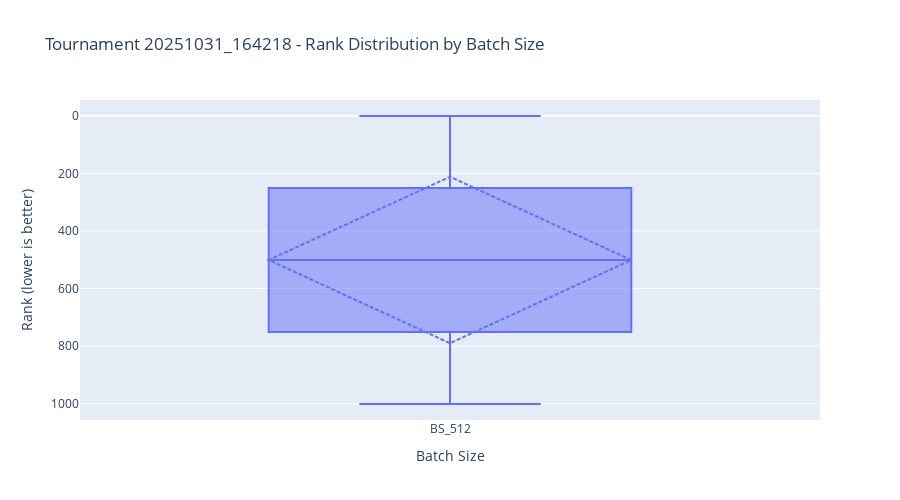
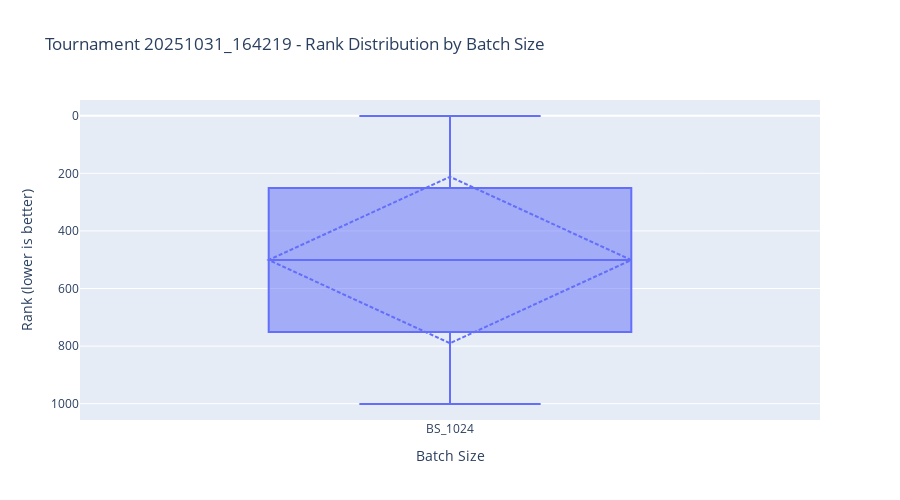
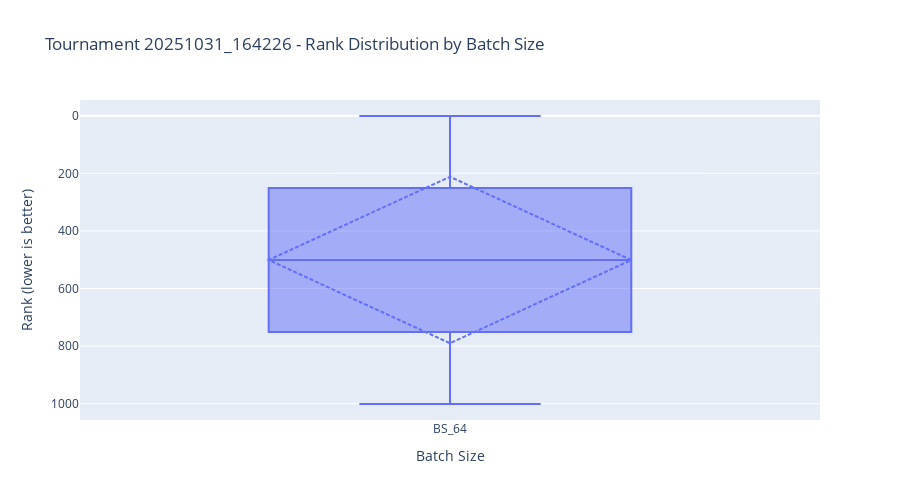
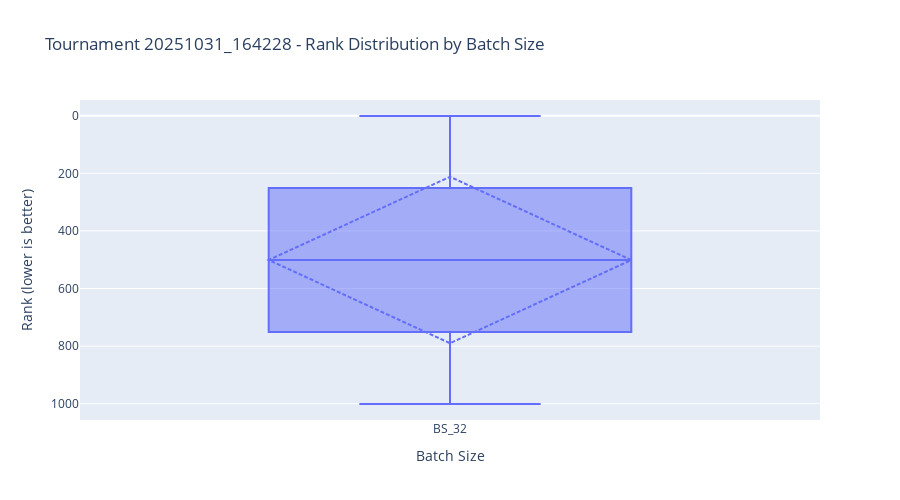

Source (notebook cell) for these figures, in order:
### Markdown cell above
### Visualize Tournament Rankings Distribution

### Code cell
# Visualize rank distribution by batch size
if swiss_tournaments:
    for tournament_id, data in swiss_tournaments.items():
        if "final_standings" not in data:
            continue

        standings = data["final_standings"]

        # Collect ranks by batch size
        ranks_by_bs = {}

        for rank, bot in enumerate(standings, 1):
            bs_match = re.search(r"BATCH_SIZE(\d+)", bot["name"])
            if bs_match:
                batch_size = bs_match.group(1)

                if batch_size not in ranks_by_bs:
                    ranks_by_bs[batch_size] = []

                ranks_by_bs[batch_size].append(rank)

        # Create box plot
        fig = go.Figure()

        for bs in sorted(ranks_by_bs.keys(), key=lambda x: int(x)):
            fig.add_trace(go.Box(y=ranks_by_bs[bs], name=f"BS_{bs}", boxmean="sd"))

        fig.update_layout(
            title=f"Tournament {tournament_id} - Rank Distribution by Batch Size",
            yaxis_title="Rank (lower is better)",
            xaxis_title="Batch Size",
            height=500,
            yaxis=dict(autorange="reversed"),  # Lower ranks at top
        )
        fig.show()

### Figure 1 — Plotly figure (JSON) as saved in the notebook; plotly's stock layout.template omitted (floating-point values rounded to 4 significant figures; data arrays with more than 128 entries replaced by an {"elided": "..."} marker saying what was removed)
{"data": [{"boxmean": "sd", "name": "BS_512", "type": "box", "y": {"elided": "1001 int values"}}], "layout": {"height": 500, "title": {"text": "Tournament 20251031_164218 - Rank Distribution by Batch Size"}, "xaxis": {"title": {"text": "Batch Size"}}, "yaxis": {"autorange": "reversed", "title": {"text": "Rank (lower is better)"}}}}

### Figure 2 — Plotly figure (JSON) as saved in the notebook; plotly's stock layout.template omitted (floating-point values rounded to 4 significant figures; data arrays with more than 128 entries replaced by an {"elided": "..."} marker saying what was removed)
{"data": [{"boxmean": "sd", "name": "BS_1024", "type": "box", "y": {"elided": "1001 int values"}}], "layout": {"height": 500, "title": {"text": "Tournament 20251031_164219 - Rank Distribution by Batch Size"}, "xaxis": {"title": {"text": "Batch Size"}}, "yaxis": {"autorange": "reversed", "title": {"text": "Rank (lower is better)"}}}}

### Figure 3 — Plotly figure (JSON) as saved in the notebook; plotly's stock layout.template omitted (floating-point values rounded to 4 significant figures; data arrays with more than 128 entries replaced by an {"elided": "..."} marker saying what was removed)
{"data": [{"boxmean": "sd", "name": "BS_64", "type": "box", "y": {"elided": "1001 int values"}}], "layout": {"height": 500, "title": {"text": "Tournament 20251031_164226 - Rank Distribution by Batch Size"}, "xaxis": {"title": {"text": "Batch Size"}}, "yaxis": {"autorange": "reversed", "title": {"text": "Rank (lower is better)"}}}}

### Figure 4 — Plotly figure (JSON) as saved in the notebook; plotly's stock layout.template omitted (floating-point values rounded to 4 significant figures; data arrays with more than 128 entries replaced by an {"elided": "..."} marker saying what was removed)
{"data": [{"boxmean": "sd", "name": "BS_32", "type": "box", "y": {"elided": "1001 int values"}}], "layout": {"height": 500, "title": {"text": "Tournament 20251031_164228 - Rank Distribution by Batch Size"}, "xaxis": {"title": {"text": "Batch Size"}}, "yaxis": {"autorange": "reversed", "title": {"text": "Rank (lower is better)"}}}}
